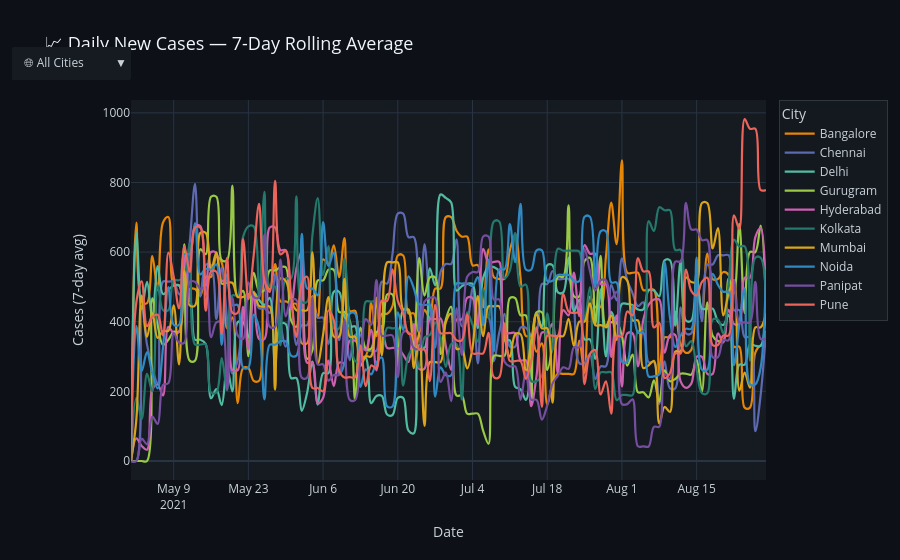

The code cell stored with this chart in its notebook:
### Markdown cell above
### 📈 6A · Interactive Line Chart — City-wise Daily New Cases

### Code cell
PLOTLY_LAYOUT = dict(
    template='plotly_dark',
    plot_bgcolor='#161b22',
    paper_bgcolor='#0d1117',
    font_color='#c9d1d9',
    title_font_size=18,
    title_font_color='#f0f6fc',
    hovermode='x unified',
    legend=dict(bgcolor='rgba(22,27,34,0.85)',
                bordercolor='#30363d', borderwidth=1)
)

fig = px.line(
    df, x='Date', y='Rolling7', color='City',
    title='📈 Daily New Cases — 7-Day Rolling Average',
    labels={'Rolling7': 'Cases (7-day avg)', 'Date': 'Date', 'City': 'City'},
    color_discrete_sequence=px.colors.qualitative.Vivid,
    hover_data={'Confirmed': True, 'Deaths': True, 'Positivity_Rate': True},
    line_shape='spline'
)
fig.update_traces(line_width=2.2)
fig.update_layout(**PLOTLY_LAYOUT,
    updatemenus=[dict(
        type='dropdown', showactive=True,
        bgcolor='#161b22', font_color='#c9d1d9',
        bordercolor='#30363d',
        y=1.14, x=0.0,
        buttons=[
            dict(label='🌐 All Cities', method='update',
                 args=[{'visible': [True]*df['City'].nunique()}])
        ] + [
            dict(label=f'🏙 {c}', method='update',
                 args=[{'visible': [c2 == c for c2 in df['City'].unique()]}])
            for c in sorted(df['City'].unique())
        ]
    )]
)
fig.show()
